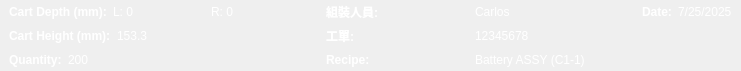
      <widget class="QWidget" name="widget_3" native="true">
       <property name="geometry">
        <rect>
         <x>210</x>
         <y>0</y>
         <width>741</width>
         <height>71</height>
        </rect>
       </property>
       <layout class="QGridLayout" name="gridLayout_9">
        <property name="leftMargin">
         <number>0</number>
        </property>
        <property name="topMargin">
         <number>3</number>
        </property>
        <property name="rightMargin">
         <number>0</number>
        </property>
        <property name="bottomMargin">
         <number>3</number>
        </property>
        <item row="3" column="0">
         <widget class="QWidget" name="QuantityWidget" native="true">
          <property name="sizePolicy">
           <sizepolicy hsizetype="Preferred" vsizetype="Preferred">
            <horstretch>0</horstretch>
            <verstretch>0</verstretch>
           </sizepolicy>
          </property>
          <property name="styleSheet">
           <string notr="true">color: white;</string>
          </property>
          <layout class="QHBoxLayout" name="horizontalLayout_22">
           <property name="topMargin">
            <number>0</number>
           </property>
           <property name="bottomMargin">
            <number>0</number>
           </property>
           <item>
            <widget class="QLabel" name="QuantityText">
             <property name="sizePolicy">
              <sizepolicy hsizetype="Maximum" vsizetype="Preferred">
               <horstretch>0</horstretch>
               <verstretch>0</verstretch>
              </sizepolicy>
             </property>
             <property name="font">
              <font>
               <bold>true</bold>
              </font>
             </property>
             <property name="text">
              <string>Quantity:</string>
             </property>
            </widget>
           </item>
           <item>
            <widget class="QLabel" name="QuantityNumberInput">
             <property name="text">
              <string>200</string>
             </property>
            </widget>
           </item>
          </layout>
         </widget>
        </item>
        <item row="0" column="2">
         <widget class="QWidget" name="DateWidget" native="true">
          <property name="sizePolicy">
           <sizepolicy hsizetype="Maximum" vsizetype="Preferred">
            <horstretch>0</horstretch>
            <verstretch>0</verstretch>
           </sizepolicy>
          </property>
          <property name="styleSheet">
           <string notr="true">color: white;</string>
          </property>
          <layout class="QHBoxLayout" name="horizontalLayout_26">
           <property name="topMargin">
            <number>0</number>
           </property>
           <property name="bottomMargin">
            <number>0</number>
           </property>
           <item>
            <widget class="QLabel" name="DateText">
             <property name="font">
              <font>
               <bold>true</bold>
              </font>
             </property>
             <property name="text">
              <string>Date:</string>
             </property>
            </widget>
           </item>
           <item>
            <widget class="QLabel" name="DateInput">
             <property name="text">
              <string>7/25/2025</string>
             </property>
            </widget>
           </item>
          </layout>
         </widget>
        </item>
        <item row="2" column="0">
         <widget class="QWidget" name="CartHeightWidget" native="true">
          <property name="sizePolicy">
           <sizepolicy hsizetype="Preferred" vsizetype="Preferred">
            <horstretch>0</horstretch>
            <verstretch>0</verstretch>
           </sizepolicy>
          </property>
          <property name="styleSheet">
           <string notr="true">color: white;</string>
          </property>
          <layout class="QHBoxLayout" name="horizontalLayout_23">
           <property name="topMargin">
            <number>0</number>
           </property>
           <property name="bottomMargin">
            <number>0</number>
           </property>
           <item>
            <widget class="QLabel" name="CartHeightText">
             <property name="sizePolicy">
              <sizepolicy hsizetype="Maximum" vsizetype="Preferred">
               <horstretch>0</horstretch>
               <verstretch>0</verstretch>
              </sizepolicy>
             </property>
             <property name="font">
              <font>
               <bold>true</bold>
              </font>
             </property>
             <property name="text">
              <string>Cart Height (mm):</string>
             </property>
            </widget>
           </item>
           <item>
            <widget class="QLabel" name="CartHeightInput">
             <property name="text">
              <string>153.3</string>
             </property>
            </widget>
           </item>
          </layout>
         </widget>
        </item>
        <item row="0" column="0">
         <widget class="QWidget" name="CartDepthWidget" native="true">
          <property name="sizePolicy">
           <sizepolicy hsizetype="Preferred" vsizetype="Preferred">
            <horstretch>0</horstretch>
            <verstretch>0</verstretch>
           </sizepolicy>
          </property>
          <property name="styleSheet">
           <string notr="true">color: white;</string>
          </property>
          <layout class="QHBoxLayout" name="horizontalLayout_24">
           <property name="topMargin">
            <number>0</number>
           </property>
           <property name="bottomMargin">
            <number>0</number>
           </property>
           <item>
            <widget class="QLabel" name="CartDepthText">
             <property name="sizePolicy">
              <sizepolicy hsizetype="Maximum" vsizetype="Preferred">
               <horstretch>0</horstretch>
               <verstretch>0</verstretch>
              </sizepolicy>
             </property>
             <property name="font">
              <font>
               <bold>true</bold>
              </font>
             </property>
             <property name="text">
              <string>Cart Depth (mm):</string>
             </property>
            </widget>
           </item>
           <item>
            <widget class="QLabel" name="CartDepthLeftInput">
             <property name="text">
              <string>L: 0</string>
             </property>
            </widget>
           </item>
           <item>
            <widget class="QLabel" name="CartDepthRightInput">
             <property name="text">
              <string>R: 0</string>
             </property>
            </widget>
           </item>
          </layout>
         </widget>
        </item>
        <item row="0" column="1">
         <widget class="QWidget" name="WorkerNameWidget" native="true">
          <property name="sizePolicy">
           <sizepolicy hsizetype="Preferred" vsizetype="Preferred">
            <horstretch>0</horstretch>
            <verstretch>0</verstretch>
           </sizepolicy>
          </property>
          <property name="styleSheet">
           <string notr="true">color: white;</string>
          </property>
          <layout class="QHBoxLayout" name="horizontalLayout_25">
           <property name="topMargin">
            <number>0</number>
           </property>
           <property name="bottomMargin">
            <number>0</number>
           </property>
           <item>
            <widget class="QLabel" name="WorkerNameText">
             <property name="font">
              <font>
               <bold>true</bold>
              </font>
             </property>
             <property name="text">
              <string>組裝人員:</string>
             </property>
            </widget>
           </item>
           <item>
            <widget class="QLabel" name="WorkerNameInput">
             <property name="text">
              <string>Carlos</string>
             </property>
            </widget>
           </item>
          </layout>
         </widget>
        </item>
        <item row="2" column="1">
         <widget class="QWidget" name="WorkOrderWidget" native="true">
          <property name="sizePolicy">
           <sizepolicy hsizetype="Preferred" vsizetype="Preferred">
            <horstretch>0</horstretch>
            <verstretch>0</verstretch>
           </sizepolicy>
          </property>
          <property name="styleSheet">
           <string notr="true">color: white;</string>
          </property>
          <layout class="QHBoxLayout" name="horizontalLayout_17">
           <property name="topMargin">
            <number>0</number>
           </property>
           <property name="bottomMargin">
            <number>0</number>
           </property>
           <item alignment="Qt::AlignmentFlag::AlignLeft">
            <widget class="QLabel" name="WorkOrderText">
             <property name="font">
              <font>
               <bold>true</bold>
              </font>
             </property>
             <property name="text">
              <string>工單:</string>
             </property>
            </widget>
           </item>
           <item>
            <widget class="QLabel" name="WorkOrderNumberInput">
             <property name="text">
              <string>12345678</string>
             </property>
            </widget>
           </item>
          </layout>
         </widget>
        </item>
        <item row="3" column="1">
         <widget class="QWidget" name="RecipeWidget" native="true">
          <property name="styleSheet">
           <string notr="true">color: white;</string>
          </property>
          <layout class="QHBoxLayout" name="horizontalLayout_21">
           <property name="spacing">
            <number>6</number>
           </property>
           <property name="leftMargin">
            <number>9</number>
           </property>
           <property name="topMargin">
            <number>0</number>
           </property>
           <property name="rightMargin">
            <number>9</number>
           </property>
           <property name="bottomMargin">
            <number>0</number>
           </property>
           <item alignment="Qt::AlignmentFlag::AlignLeft">
            <widget class="QLabel" name="RecipeText_3">
             <property name="sizePolicy">
              <sizepolicy hsizetype="Minimum" vsizetype="Preferred">
               <horstretch>0</horstretch>
               <verstretch>0</verstretch>
              </sizepolicy>
             </property>
             <property name="font">
              <font>
               <bold>true</bold>
              </font>
             </property>
             <property name="text">
              <string>Recipe:</string>
             </property>
            </widget>
           </item>
           <item>
            <widget class="QLabel" name="RecipeNameInput_3">
             <property name="sizePolicy">
              <sizepolicy hsizetype="Minimum" vsizetype="Preferred">
               <horstretch>0</horstretch>
               <verstretch>0</verstretch>
              </sizepolicy>
             </property>
             <property name="text">
              <string>Battery ASSY (C1-1)</string>
             </property>
            </widget>
           </item>
          </layout>
         </widget>
        </item>
       </layout>
      </widget>
